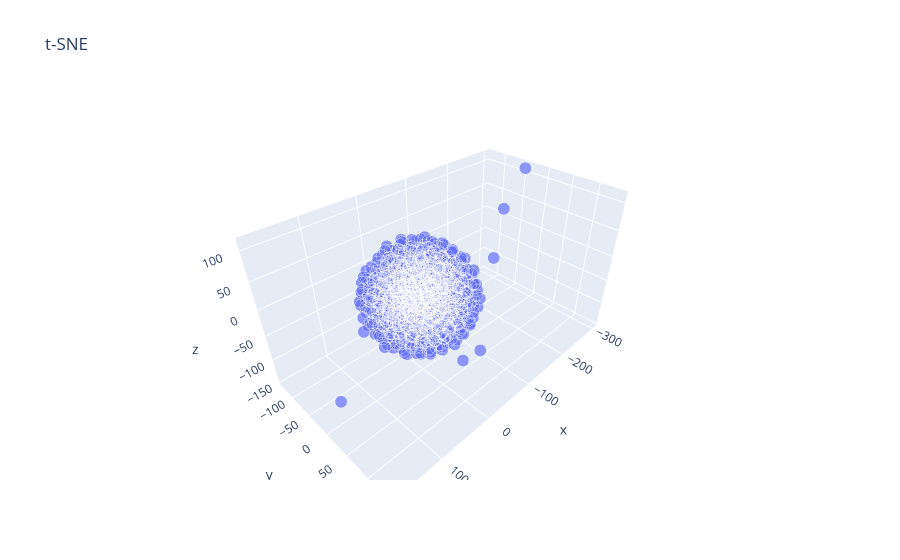

Here is the notebook cell this chart was saved with:
### Code cell
# plot_3D(X_embedded_tsne, title="t-SNE")

### Figure 1 — Plotly figure (JSON) as saved in the notebook; plotly's stock layout.template omitted (floating-point values rounded to 4 significant figures; data arrays with more than 128 entries replaced by an {"elided": "..."} marker saying what was removed)
{"data": [{"hovertemplate": "x=%{x}<br>y=%{y}<br>z=%{z}<br>size=%{marker.size}<extra></extra>", "legendgroup": "", "marker": {"color": "#636efa", "size": {"elided": "1000 int values"}, "sizemode": "area", "sizeref": 0.005, "symbol": "circle"}, "mode": "markers", "name": "", "scene": "scene", "showlegend": false, "type": "scatter3d", "x": {"elided": "1000 float values"}, "y": {"elided": "1000 float values"}, "z": {"elided": "1000 float values"}}], "layout": {"legend": {"itemsizing": "constant", "tracegroupgap": 0}, "scene": {"domain": {"x": [0, 1], "y": [0, 1]}, "xaxis": {"title": {"text": "x"}}, "yaxis": {"title": {"text": "y"}}, "zaxis": {"title": {"text": "z"}}}, "title": {"text": "t-SNE"}}}
